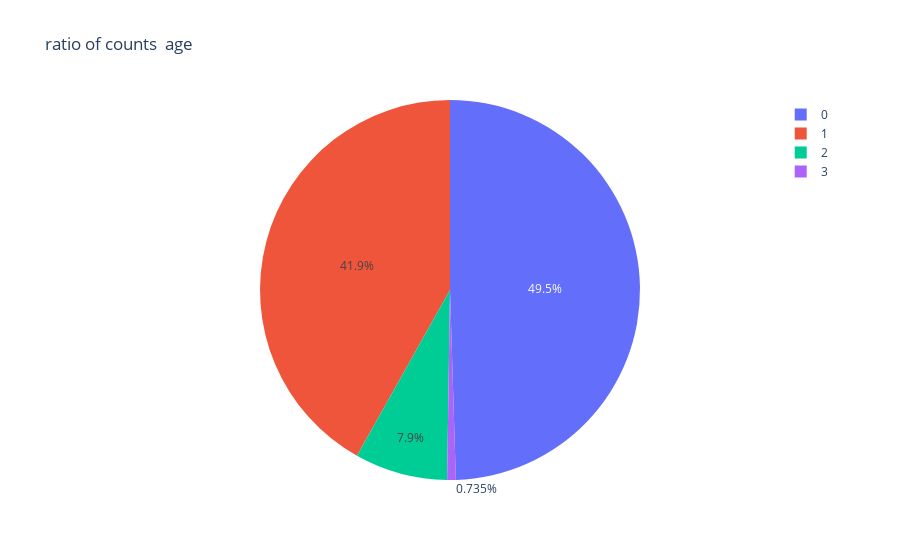
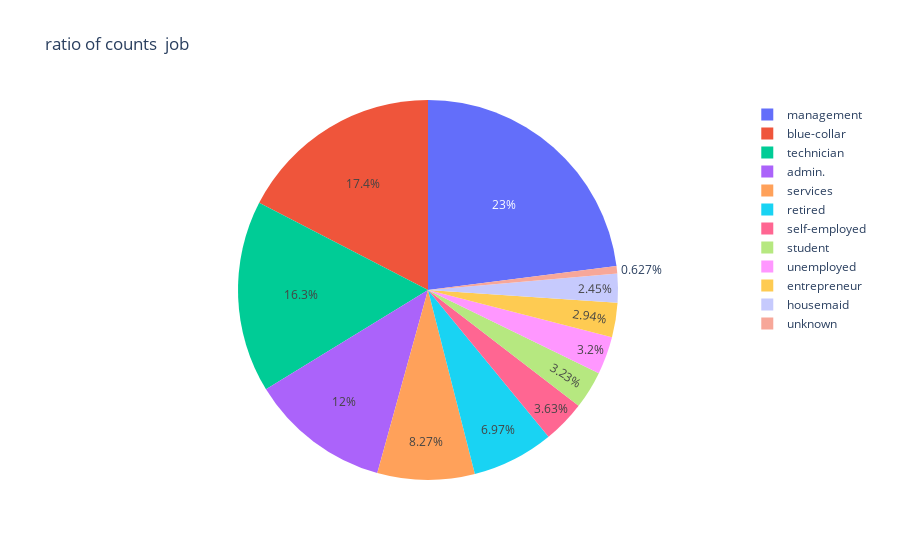
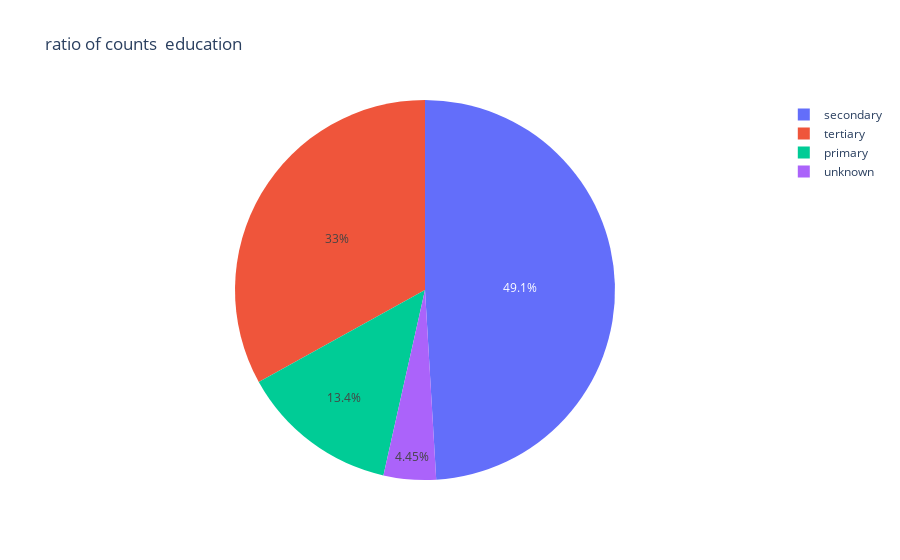
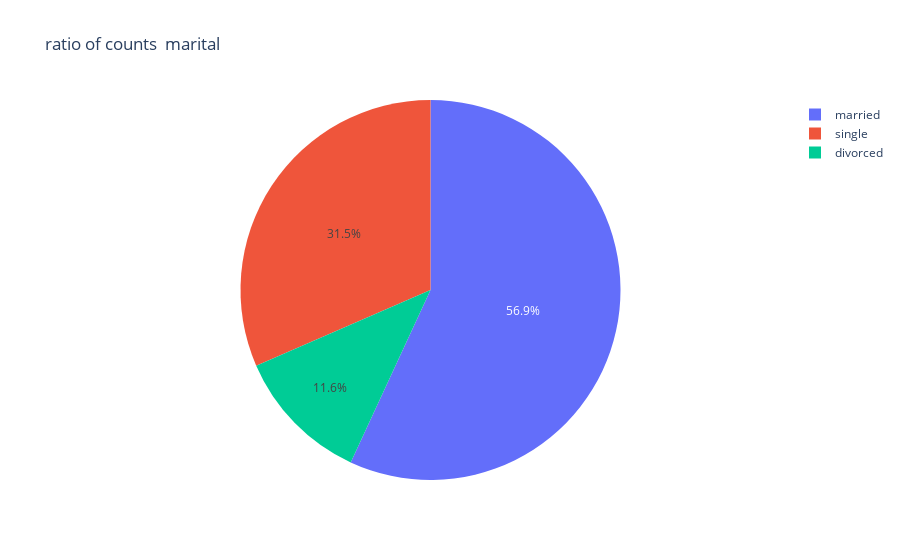

Notebook cell for these charts, in order:
### Markdown cell above
### 4. Process Categorical Variables

The four pie charts below are the proportions of the four features of age, job, education and marital. The age is divided into four intervals, which are under 38, 38 to 58, 58 to 78, and older than 78. 

1) From the "age" feature of the first pie chart, it can be seen that the bank focuses on the marketing of products purchased by customers under the age of 38, followed by 38-58 years old.

2) In the "job" characteristics, it can be seen from the second figure that they are engaged in blue. The marketing of products purchased by collar and management jobs accounts for the largest proportion

3) Among the education features, it can be seen from the third figure that the marketing of purchased products with secondary and tertiary education accounts for a larger proportion

4) Among the marital features, From the fourth figure, we can see that the proportion of marketing and purchasing products for married families is the largest, as high as 56.9%.

### Code cell
import plotly.express as px
for col in ['age',
 'job',
 'education',
 'marital',]:
    tmp=data[col].value_counts().rename_axis(col).reset_index(name='counts')
    fig = px.pie(tmp, values='counts', names=col,title=f'ratio of counts  {col}')
    fig.show()

### Figure 1 — Plotly figure (JSON) as saved in the notebook; plotly's stock layout.template omitted (floating-point values rounded to 4 significant figures)
{"data": [{"domain": {"x": [0, 1], "y": [0, 1]}, "hovertemplate": "age=%{label}<br>counts=%{value}<extra></extra>", "labels": [0, 1, 2, 3], "legendgroup": "", "name": "", "showlegend": true, "type": "pie", "values": [5526, 4672, 882, 82]}], "layout": {"legend": {"tracegroupgap": 0}, "title": {"text": "ratio of counts  age"}}}

### Figure 2 — Plotly figure (JSON) as saved in the notebook; plotly's stock layout.template omitted (floating-point values rounded to 4 significant figures)
{"data": [{"domain": {"x": [0, 1], "y": [0, 1]}, "hovertemplate": "job=%{label}<br>counts=%{value}<extra></extra>", "labels": ["management", "blue-collar", "technician", "admin.", "services", "retired", "self-employed", "student", "unemployed", "entrepreneur", "housemaid", "unknown"], "legendgroup": "", "name": "", "showlegend": true, "type": "pie", "values": [2566, 1944, 1823, 1334, 923, 778, 405, 360, 357, 328, 274, 70]}], "layout": {"legend": {"tracegroupgap": 0}, "title": {"text": "ratio of counts  job"}}}

### Figure 3 — Plotly figure (JSON) as saved in the notebook; plotly's stock layout.template omitted (floating-point values rounded to 4 significant figures)
{"data": [{"domain": {"x": [0, 1], "y": [0, 1]}, "hovertemplate": "education=%{label}<br>counts=%{value}<extra></extra>", "labels": ["secondary", "tertiary", "primary", "unknown"], "legendgroup": "", "name": "", "showlegend": true, "type": "pie", "values": [5476, 3689, 1500, 497]}], "layout": {"legend": {"tracegroupgap": 0}, "title": {"text": "ratio of counts  education"}}}

### Figure 4 — Plotly figure (JSON) as saved in the notebook; plotly's stock layout.template omitted (floating-point values rounded to 4 significant figures)
{"data": [{"domain": {"x": [0, 1], "y": [0, 1]}, "hovertemplate": "marital=%{label}<br>counts=%{value}<extra></extra>", "labels": ["married", "single", "divorced"], "legendgroup": "", "name": "", "showlegend": true, "type": "pie", "values": [6351, 3518, 1293]}], "layout": {"legend": {"tracegroupgap": 0}, "title": {"text": "ratio of counts  marital"}}}
